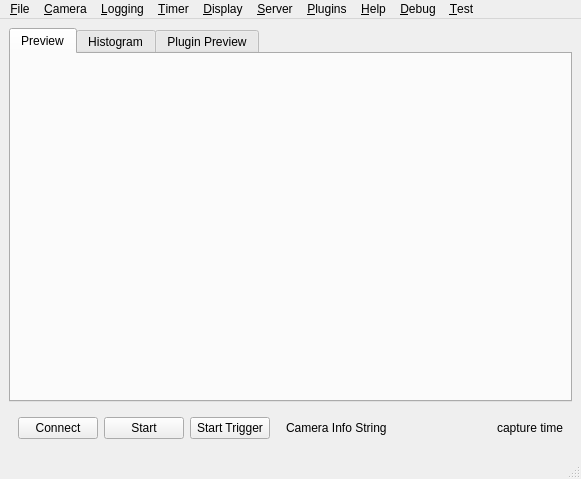
<?xml version="1.0" encoding="UTF-8"?>
<ui version="4.0">
 <class>CameraWindow</class>
 <widget class="QMainWindow" name="CameraWindow">
  <property name="geometry">
   <rect>
    <x>0</x>
    <y>0</y>
    <width>581</width>
    <height>479</height>
   </rect>
  </property>
  <property name="minimumSize">
   <size>
    <width>0</width>
    <height>0</height>
   </size>
  </property>
  <property name="windowTitle">
   <string>BIAS Camera Window</string>
  </property>
  <widget class="QWidget" name="centralwidgetPtr_">
   <layout class="QVBoxLayout" name="verticalLayout">
    <item>
     <widget class="QTabWidget" name="tabWidgetPtr_">
      <property name="currentIndex">
       <number>0</number>
      </property>
      <widget class="QWidget" name="previewTabPtr_">
       <attribute name="title">
        <string>Preview</string>
       </attribute>
       <layout class="QHBoxLayout" name="horizontalLayout_2">
        <item>
         <widget class="bias::ImageLabel" name="previewImageLabelPtr_">
          <property name="sizePolicy">
           <sizepolicy hsizetype="Ignored" vsizetype="Ignored">
            <horstretch>0</horstretch>
            <verstretch>0</verstretch>
           </sizepolicy>
          </property>
          <property name="minimumSize">
           <size>
            <width>50</width>
            <height>50</height>
           </size>
          </property>
          <property name="frameShape">
           <enum>QFrame::NoFrame</enum>
          </property>
          <property name="frameShadow">
           <enum>QFrame::Plain</enum>
          </property>
          <property name="text">
           <string/>
          </property>
          <property name="alignment">
           <set>Qt::AlignCenter</set>
          </property>
         </widget>
        </item>
       </layout>
      </widget>
      <widget class="QWidget" name="histogramTabPtr_">
       <attribute name="title">
        <string>Histogram</string>
       </attribute>
       <layout class="QHBoxLayout" name="horizontalLayout_4">
        <item>
         <widget class="bias::ImageLabel" name="histogramImageLabelPtr_">
          <property name="sizePolicy">
           <sizepolicy hsizetype="Expanding" vsizetype="Expanding">
            <horstretch>0</horstretch>
            <verstretch>0</verstretch>
           </sizepolicy>
          </property>
          <property name="minimumSize">
           <size>
            <width>50</width>
            <height>50</height>
           </size>
          </property>
          <property name="frameShape">
           <enum>QFrame::NoFrame</enum>
          </property>
          <property name="frameShadow">
           <enum>QFrame::Plain</enum>
          </property>
          <property name="text">
           <string/>
          </property>
          <property name="alignment">
           <set>Qt::AlignCenter</set>
          </property>
         </widget>
        </item>
       </layout>
      </widget>
      <widget class="QWidget" name="pluginPreviewTabPtr_">
       <attribute name="title">
        <string>Plugin Preview</string>
       </attribute>
       <layout class="QHBoxLayout" name="horizontalLayout_3">
        <item>
         <widget class="bias::ImageLabel" name="pluginImageLabelPtr_">
          <property name="sizePolicy">
           <sizepolicy hsizetype="Ignored" vsizetype="Ignored">
            <horstretch>0</horstretch>
            <verstretch>0</verstretch>
           </sizepolicy>
          </property>
          <property name="minimumSize">
           <size>
            <width>50</width>
            <height>50</height>
           </size>
          </property>
          <property name="frameShape">
           <enum>QFrame::NoFrame</enum>
          </property>
          <property name="frameShadow">
           <enum>QFrame::Plain</enum>
          </property>
          <property name="text">
           <string/>
          </property>
          <property name="alignment">
           <set>Qt::AlignCenter</set>
          </property>
         </widget>
        </item>
       </layout>
      </widget>
     </widget>
    </item>
    <item>
     <widget class="QWidget" name="widget" native="true">
      <property name="sizePolicy">
       <sizepolicy hsizetype="Preferred" vsizetype="Fixed">
        <horstretch>0</horstretch>
        <verstretch>0</verstretch>
       </sizepolicy>
      </property>
      <layout class="QHBoxLayout" name="horizontalLayout">
       <item>
        <widget class="QPushButton" name="connectButtonPtr_">
         <property name="text">
          <string>Connect</string>
         </property>
        </widget>
       </item>
       <item>
        <widget class="QPushButton" name="startButtonPtr_">
         <property name="text">
          <string>Start</string>
         </property>
        </widget>
       </item>
       <item>
        <widget class="QPushButton" name="startTriggerButtonPtr_">
         <property name="text">
          <string>Start Trigger</string>
         </property>
        </widget>
       </item>
       <item>
        <spacer name="horizontalSpacer_2">
         <property name="orientation">
          <enum>Qt::Horizontal</enum>
         </property>
         <property name="sizeType">
          <enum>QSizePolicy::Fixed</enum>
         </property>
         <property name="sizeHint" stdset="0">
          <size>
           <width>10</width>
           <height>20</height>
          </size>
         </property>
        </spacer>
       </item>
       <item>
        <widget class="QLabel" name="cameraInfoLabelPtr_">
         <property name="sizePolicy">
          <sizepolicy hsizetype="Minimum" vsizetype="Preferred">
           <horstretch>0</horstretch>
           <verstretch>0</verstretch>
          </sizepolicy>
         </property>
         <property name="text">
          <string>Camera Info String</string>
         </property>
        </widget>
       </item>
       <item>
        <spacer name="horizontalSpacer_1">
         <property name="orientation">
          <enum>Qt::Horizontal</enum>
         </property>
         <property name="sizeHint" stdset="0">
          <size>
           <width>599</width>
           <height>20</height>
          </size>
         </property>
        </spacer>
       </item>
       <item>
        <widget class="QLabel" name="captureTimeLabelPtr_">
         <property name="sizePolicy">
          <sizepolicy hsizetype="Fixed" vsizetype="Preferred">
           <horstretch>0</horstretch>
           <verstretch>0</verstretch>
          </sizepolicy>
         </property>
         <property name="minimumSize">
          <size>
           <width>120</width>
           <height>0</height>
          </size>
         </property>
         <property name="layoutDirection">
          <enum>Qt::LeftToRight</enum>
         </property>
         <property name="text">
          <string>capture time</string>
         </property>
         <property name="alignment">
          <set>Qt::AlignRight|Qt::AlignTrailing|Qt::AlignVCenter</set>
         </property>
        </widget>
       </item>
      </layout>
     </widget>
    </item>
   </layout>
  </widget>
  <widget class="QMenuBar" name="menubarPtr_">
   <property name="geometry">
    <rect>
     <x>0</x>
     <y>0</y>
     <width>581</width>
     <height>19</height>
    </rect>
   </property>
   <widget class="QMenu" name="menuLoggingPtr_">
    <property name="title">
     <string>&amp;Logging</string>
    </property>
    <widget class="QMenu" name="menuLoggingFormatPtr_">
     <property name="title">
      <string>Format</string>
     </property>
     <addaction name="actionLoggingFormatBMPPtr_"/>
     <addaction name="actionLoggingFormatJPGPtr_"/>
     <addaction name="actionLoggingFormatAVIPtr_"/>
     <addaction name="actionLoggingFormatFMFPtr_"/>
     <addaction name="actionLoggingFormatUFMFPtr_"/>
    </widget>
    <addaction name="actionLoggingEnabledPtr_"/>
    <addaction name="menuLoggingFormatPtr_"/>
    <addaction name="actionLoggingVideoFilePtr_"/>
    <addaction name="actionLoggingSettingsPtr_"/>
    <addaction name="actionLoggingAutoNamingPtr_"/>
   </widget>
   <widget class="QMenu" name="menuTimerPtr_">
    <property name="title">
     <string>&amp;Timer</string>
    </property>
    <addaction name="actionTimerEnabledPtr_"/>
    <addaction name="actionTimerSettingsPtr_"/>
   </widget>
   <widget class="QMenu" name="menuCameraPtr_">
    <property name="title">
     <string>&amp;Camera</string>
    </property>
    <widget class="QMenu" name="menuCameraVideoModePtr_">
     <property name="title">
      <string>Video Mode</string>
     </property>
     <addaction name="actionDummyVideoModePtr_"/>
    </widget>
    <widget class="QMenu" name="menuCameraFrameRatePtr_">
     <property name="title">
      <string>Frame Rate</string>
     </property>
     <addaction name="actionDummyFrameRatePtr_"/>
    </widget>
    <widget class="QMenu" name="menuCameraPropertiesPtr_">
     <property name="title">
      <string>Properties</string>
     </property>
     <addaction name="actionDummyPropertyPtr_"/>
    </widget>
    <widget class="QMenu" name="menuCameraTriggerPtr_">
     <property name="title">
      <string>Trigger</string>
     </property>
     <addaction name="actionCameraTriggerInternalPtr_"/>
     <widget class="QMenu" name="menuCameraTriggerExternalPtr_">
       <property name="title">
         <string>External</string>
       </property>
       <addaction name="actionCameraTriggerExternalNIDAQPtr_"/>
       <addaction name="actionCameraTriggerExternalElsePtr_"/>s
     </widget>
     <addaction name="menuCameraTriggerExternalPtr_"/>
    </widget>
    <addaction name="menuCameraPropertiesPtr_"/>
    <addaction name="menuCameraVideoModePtr_"/>
    <addaction name="menuCameraFrameRatePtr_"/>
    <addaction name="menuCameraTriggerPtr_"/>
    <addaction name="actionCameraFormat7SettingsPtr_"/>
    <addaction name="actionCameraInfoPtr_"/>
   </widget>
   <widget class="QMenu" name="menuHelpPtr_">
    <property name="title">
     <string>&amp;Help</string>
    </property>
    <addaction name="actionHelpUserManualPtr_"/>
    <addaction name="separator"/>
    <addaction name="actionHelpAboutPtr_"/>
   </widget>
   <widget class="QMenu" name="menuDisplayPtr_">
    <property name="title">
     <string>&amp;Display</string>
    </property>
    <widget class="QMenu" name="menuDisplayOrientationPtr_">
     <property name="title">
      <string>Orientation</string>
     </property>
     <addaction name="actionDisplayFlipVertPtr_"/>
     <addaction name="actionDisplayFlipHorzPtr_"/>
    </widget>
    <widget class="QMenu" name="menuDisplayRotPtr_">
     <property name="title">
      <string>Rotation (deg)</string>
     </property>
     <addaction name="actionDisplayRot0Ptr_"/>
     <addaction name="actionDisplayRot90Ptr_"/>
     <addaction name="actionDisplayRot180Ptr_"/>
     <addaction name="actionDisplayRot270Ptr_"/>
    </widget>
    <widget class="QMenu" name="menuColorMapPtr_">
     <property name="title">
      <string>ColorMap</string>
     </property>
     <addaction name="actionDummy_colormap"/>
    </widget>
    <addaction name="menuDisplayOrientationPtr_"/>
    <addaction name="menuDisplayRotPtr_"/>
    <addaction name="menuColorMapPtr_"/>
    <addaction name="actionDisplayAlignToolsPtr_"/>
    <addaction name="actionDisplayUpdateFreqPtr_"/>
   </widget>
   <widget class="QMenu" name="menuFile">
    <property name="title">
     <string>&amp;File</string>
    </property>
    <addaction name="actionFileLoadConfigPtr_"/>
    <addaction name="actionFileSaveConfigPtr_"/>
    <addaction name="separator"/>
    <addaction name="actionFileCloseWindowPtr_"/>
    <addaction name="actionFileHideWindowPtr_"/>
   </widget>
   <widget class="QMenu" name="menuPluginsPtr_">
    <property name="title">
     <string>&amp;Plugins</string>
    </property>
    <addaction name="actionPluginsEnabledPtr_"/>
    <addaction name="actionPluginsSettingsPtr_"/>
    <addaction name="separator"/>
   </widget>
   <widget class="QMenu" name="menuServerPtr_">
    <property name="title">
     <string>&amp;Server</string>
    </property>
    <addaction name="actionServerEnabledPtr_"/>
    <addaction name="actionServerPortPtr_"/>
    <addaction name="actionServerCommandsPtr_"/>
   </widget>
   <widget class="QMenu" name="menuDebugPtr_">
    <property name="title">
     <string>&amp;Debug</string>
    </property>
    <addaction name="actionDumpCameraPropsPtr_"/>
   </widget>
   <widget class="QMenu" name="menuTestPtr_">
     <property name="title">
       <string>&amp;Test</string>
     </property>
     <addaction name="actionTestLoadConfigPtr_"/>
   </widget>
   <addaction name="menuFile"/>
   <addaction name="menuCameraPtr_"/>
   <addaction name="menuLoggingPtr_"/>
   <addaction name="menuTimerPtr_"/>
   <addaction name="menuDisplayPtr_"/>
   <addaction name="menuServerPtr_"/>
   <addaction name="menuPluginsPtr_"/>
   <addaction name="menuHelpPtr_"/>
   <addaction name="menuDebugPtr_"/>
   <addaction name="menuTestPtr_"/>
  </widget>
  <widget class="QStatusBar" name="statusbarPtr_"/>
  <action name="actionLogging">
   <property name="text">
    <string>Logging</string>
   </property>
  </action>
  <action name="actionLoggingVideoFilePtr_">
   <property name="text">
    <string>Video File...</string>
   </property>
  </action>
  <action name="actionLoggingFormatAVIPtr_">
   <property name="checkable">
    <bool>true</bool>
   </property>
   <property name="enabled">
    <bool>true</bool>
   </property>
   <property name="text">
    <string>avi</string>
   </property>
  </action>
  <action name="actionLoggingFormatFMFPtr_">
   <property name="checkable">
    <bool>true</bool>
   </property>
   <property name="checked">
    <bool>false</bool>
   </property>
   <property name="text">
    <string>fmf</string>
   </property>
  </action>
  <action name="actionLoggingFormatUFMFPtr_">
   <property name="checkable">
    <bool>true</bool>
   </property>
   <property name="enabled">
    <bool>true</bool>
   </property>
   <property name="text">
    <string>ufmf</string>
   </property>
  </action>
  <action name="actionTimer">
   <property name="text">
    <string>Timer</string>
   </property>
  </action>
  <action name="actionEnabled">
   <property name="checkable">
    <bool>true</bool>
   </property>
   <property name="enabled">
    <bool>true</bool>
   </property>
   <property name="text">
    <string>Enabled</string>
   </property>
  </action>
  <action name="actionLoggingEnabledPtr_">
   <property name="checkable">
    <bool>true</bool>
   </property>
   <property name="text">
    <string>Enabled</string>
   </property>
  </action>
  <action name="actionTimerEnabledPtr_">
   <property name="checkable">
    <bool>true</bool>
   </property>
   <property name="text">
    <string>Enabled</string>
   </property>
  </action>
  <action name="actionTimerSettingsPtr_">
   <property name="text">
    <string>Settings...</string>
   </property>
  </action>
  <action name="actionSetupPtr_">
   <property name="text">
    <string>VideoMode</string>
   </property>
  </action>
  <action name="actionFrameRatePtr_">
   <property name="text">
    <string>FrameRate</string>
   </property>
  </action>
  <action name="actionPropertiesPtr_">
   <property name="text">
    <string>Properties</string>
   </property>
  </action>
  <action name="actionLoggingSettingsPtr_">
   <property name="text">
    <string>Settings...</string>
   </property>
  </action>
  <action name="actionHelpUserManualPtr_">
   <property name="text">
    <string>User Manual...</string>
   </property>
  </action>
  <action name="actionHelpVersionPtr_">
   <property name="text">
    <string>Version...</string>
   </property>
  </action>
  <action name="actionHelpAboutPtr_">
   <property name="text">
    <string>About...</string>
   </property>
  </action>
  <action name="actionCameraInfoPtr_">
   <property name="text">
    <string>Info...</string>
   </property>
  </action>
  <action name="actionDisplayUpdateFreqPtr_">
   <property name="text">
    <string>Update Frequency...</string>
   </property>
  </action>
  <action name="actionDisplayFlipVertPtr_">
   <property name="checkable">
    <bool>true</bool>
   </property>
   <property name="text">
    <string>Flip Vertical</string>
   </property>
  </action>
  <action name="actionDisplayFlipHorzPtr_">
   <property name="checkable">
    <bool>true</bool>
   </property>
   <property name="text">
    <string>Flip Horizontal</string>
   </property>
  </action>
  <action name="actionDisplayRot0Ptr_">
   <property name="checkable">
    <bool>true</bool>
   </property>
   <property name="text">
    <string>0 </string>
   </property>
  </action>
  <action name="actionDisplayRot90Ptr_">
   <property name="checkable">
    <bool>true</bool>
   </property>
   <property name="text">
    <string>90</string>
   </property>
  </action>
  <action name="actionDisplayRot180Ptr_">
   <property name="checkable">
    <bool>true</bool>
   </property>
   <property name="text">
    <string>180</string>
   </property>
  </action>
  <action name="actionDisplayRot270Ptr_">
   <property name="checkable">
    <bool>true</bool>
   </property>
   <property name="text">
    <string>270</string>
   </property>
  </action>
  <action name="actionDummyVideoModePtr_">
   <property name="text">
    <string>dummy video mode</string>
   </property>
  </action>
  <action name="actionDummyFrameRatePtr_">
   <property name="text">
    <string>dumm framerate</string>
   </property>
  </action>
  <action name="actionDummyPropertyPtr_">
   <property name="text">
    <string>dummy property</string>
   </property>
  </action>
  <action name="actionCameraFormat7SettingsPtr_">
   <property name="text">
    <string>Format7 Settings...</string>
   </property>
  </action>
  <action name="actionCameraTriggerInternalPtr_">
   <property name="checkable">
    <bool>true</bool>
   </property>
   <property name="text">
    <string>Internal</string>
   </property>
  </action>
  <action name="actionCameraTriggerExternalNIDAQPtr_">
    <property name="checkable">
      <bool>true</bool>
    </property>
    <property name="text">
      <string>NIDAQ</string>
    </property>
  </action>
  <action name="actionCameraTriggerExternalElsePtr_">
    <property name="checkable">
      <bool>true</bool>
    </property>
    <property name="text">
      <string>Else</string>
    </property>
  </action>
  <action name="actionFileLoadConfigPtr_">
   <property name="text">
    <string>&amp;Load Configuration...</string>
   </property>
  </action>
  <action name="actionFileSaveConfigPtr_">
   <property name="text">
    <string>&amp;Save Configuration....</string>
   </property>
  </action>
  <action name="actionFileCloseWindowPtr_">
   <property name="text">
    <string>Close Window...</string>
   </property>
  </action>
  <action name="actionFileHideWindowPtr_">
   <property name="text">
    <string>Hide Window...</string>
   </property>
  </action>
  <action name="actionPluginsEnabledPtr_">
   <property name="checkable">
    <bool>true</bool>
   </property>
   <property name="enabled">
    <bool>true</bool>
   </property>
   <property name="text">
    <string>Enabled</string>
   </property>
  </action>
  <action name="actionPluginsSettingsPtr_">
   <property name="text">
    <string>Settings...</string>
   </property>
  </action>
  <action name="actionProcessingEqualizeHistPtr_">
   <property name="checkable">
    <bool>true</bool>
   </property>
   <property name="text">
    <string>Equalize Histogram</string>
   </property>
  </action>
  <action name="actionDisplayRot45Ptr_">
   <property name="text">
    <string>45</string>
   </property>
  </action>
  <action name="actionLoggingFormatBMPPtr_">
   <property name="checkable">
    <bool>true</bool>
   </property>
   <property name="text">
    <string>bmp</string>
   </property>
  </action>
  <action name="actionLoggingFormatIFMFPtr_">
   <property name="checkable">
    <bool>true</bool>
   </property>
   <property name="text">
    <string>ifmf</string>
   </property>
  </action>
  <action name="actionServerEnabledPtr_">
   <property name="checkable">
    <bool>true</bool>
   </property>
   <property name="text">
    <string>Enabled</string>
   </property>
  </action>
  <action name="actionServerPortPtr_">
   <property name="text">
    <string>Port (____)...</string>
   </property>
  </action>
  <action name="actionServerCommandsPtr_">
   <property name="text">
    <string>Commands...</string>
   </property>
  </action>
  <action name="actionDisplayAlignToolsPtr_">
   <property name="text">
    <string>Alignment Tools...</string>
   </property>
  </action>
  <action name="actionDumpCameraPropsPtr_">
   <property name="text">
    <string>Dump camera properties</string>
   </property>
  </action>
  <action name="actionLoggingAutoNamingPtr_">
   <property name="text">
    <string>Auto Naming...</string>
   </property>
  </action>
  <action name="actionJet">
   <property name="text">
    <string>None</string>
   </property>
  </action>
  <action name="actionDummy_colormap">
   <property name="text">
    <string>dummy colormap</string>
   </property>
  </action>
  <action name="actionAutumn">
   <property name="text">
    <string>Autumn</string>
   </property>
  </action>
  <action name="actionBone">
   <property name="text">
    <string>Bone</string>
   </property>
  </action>
  <action name="actionJet_2">
   <property name="text">
    <string>Jet</string>
   </property>
  </action>
  <action name="actionNoPluginsFoundPtr_">
   <property name="enabled">
    <bool>false</bool>
   </property>
   <property name="text">
    <string>No plugins found</string>
   </property>
  </action>
  <action name="actionStampede">
   <property name="checkable">
    <bool>true</bool>
   </property>
   <property name="text">
    <string>Stampede</string>
   </property>
  </action>
  <action name="actionGrab_Detector">
   <property name="checkable">
    <bool>true</bool>
   </property>
   <property name="text">
    <string>Grab Detector</string>
   </property>
  </action>
  <action name="actionLoggingFormatJPGPtr_">
   <property name="checkable">
    <bool>true</bool>
   </property>
   <property name="text">
    <string>jpg</string>
   </property>
  </action>
  <action name="actionTestLoadConfigPtr_">
    <property name="text">
      <string>Load Test Configuration</string>
    </property>
  </action> 
 </widget>
 <customwidgets>
  <customwidget>
   <class>bias::ImageLabel</class>
   <extends>QLabel</extends>
   <header>image_label.hpp</header>
  </customwidget>
 </customwidgets>
 <resources/>
 <connections/>
</ui>
